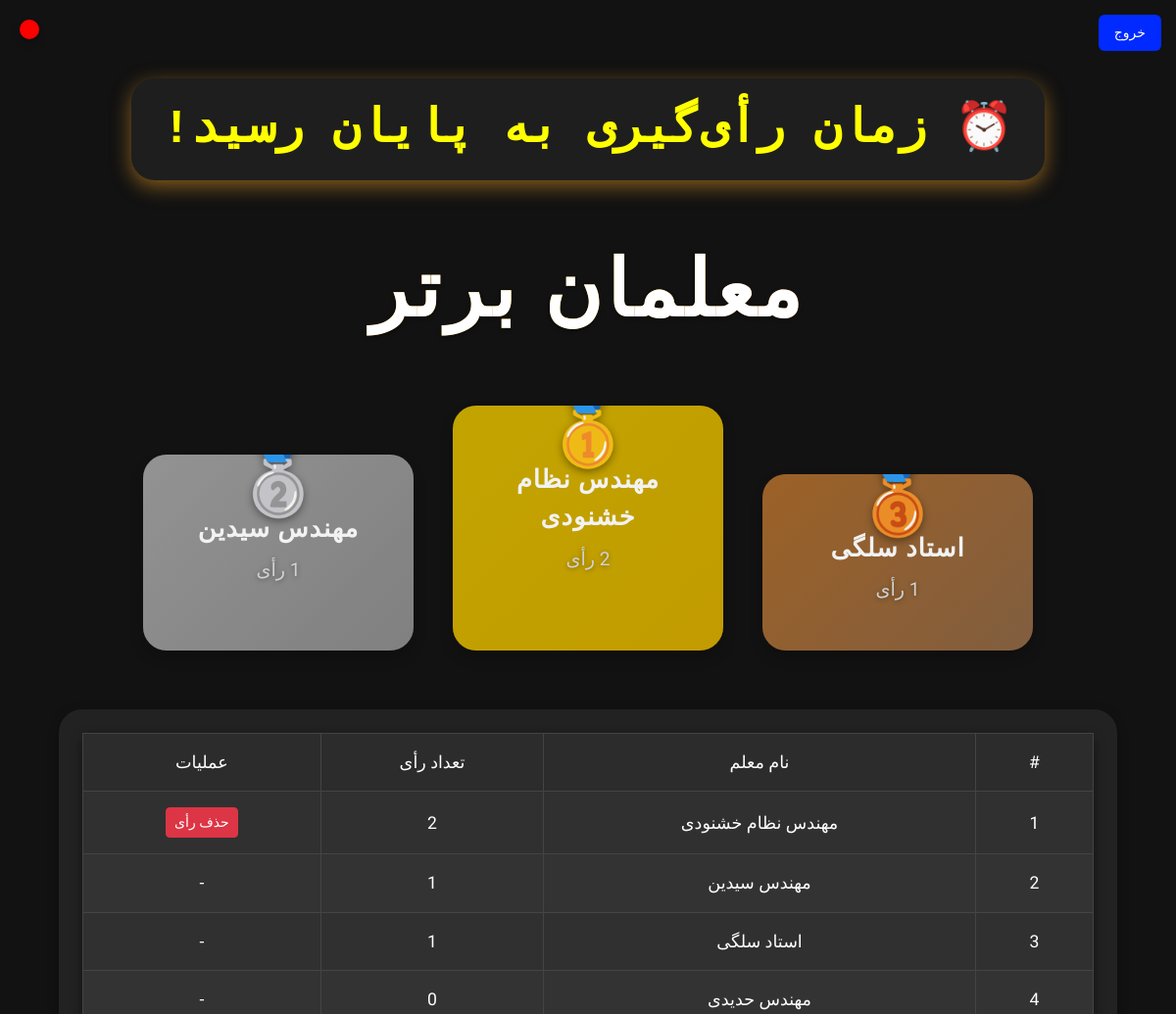
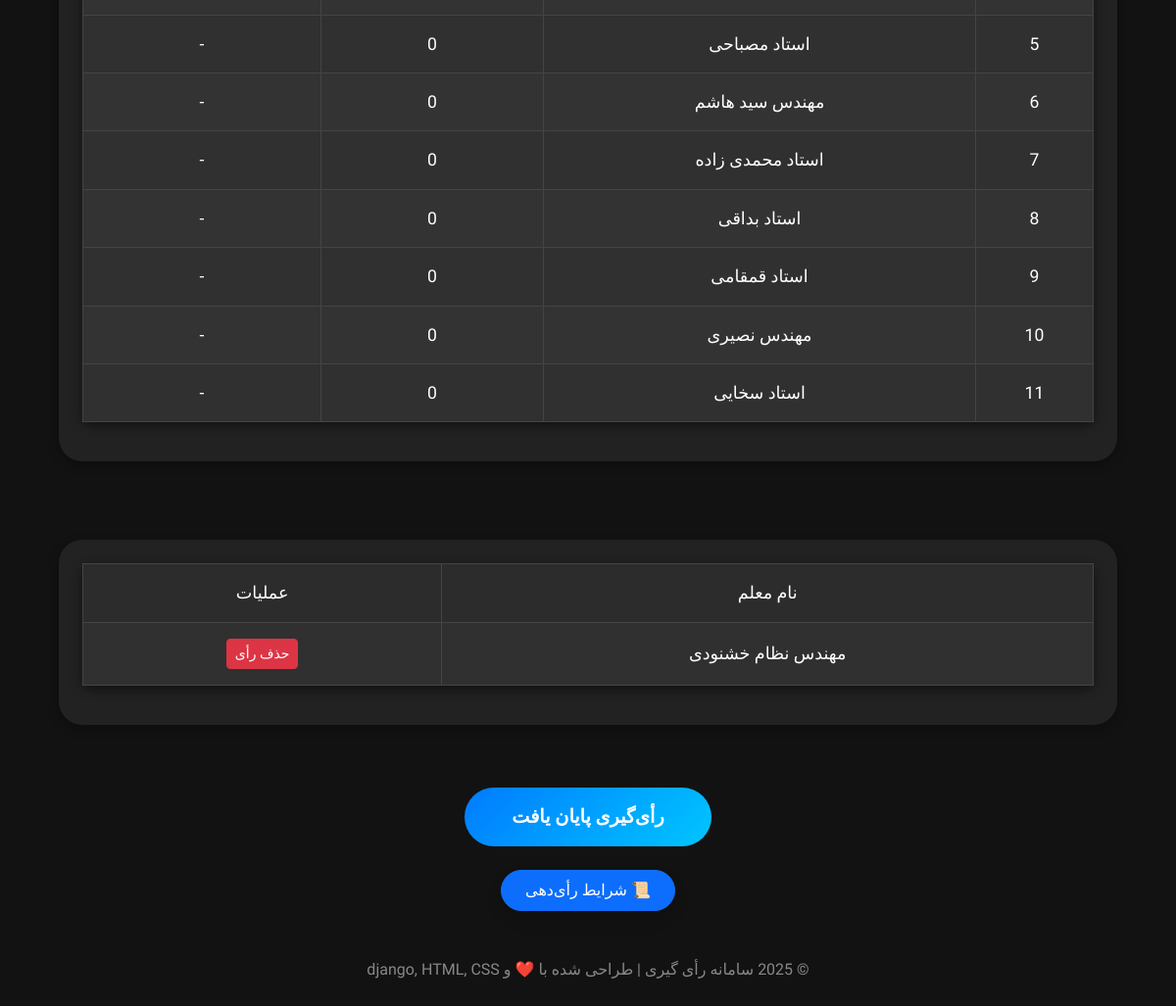
The app's page / (signed in), older data (2 pictures, top to bottom).
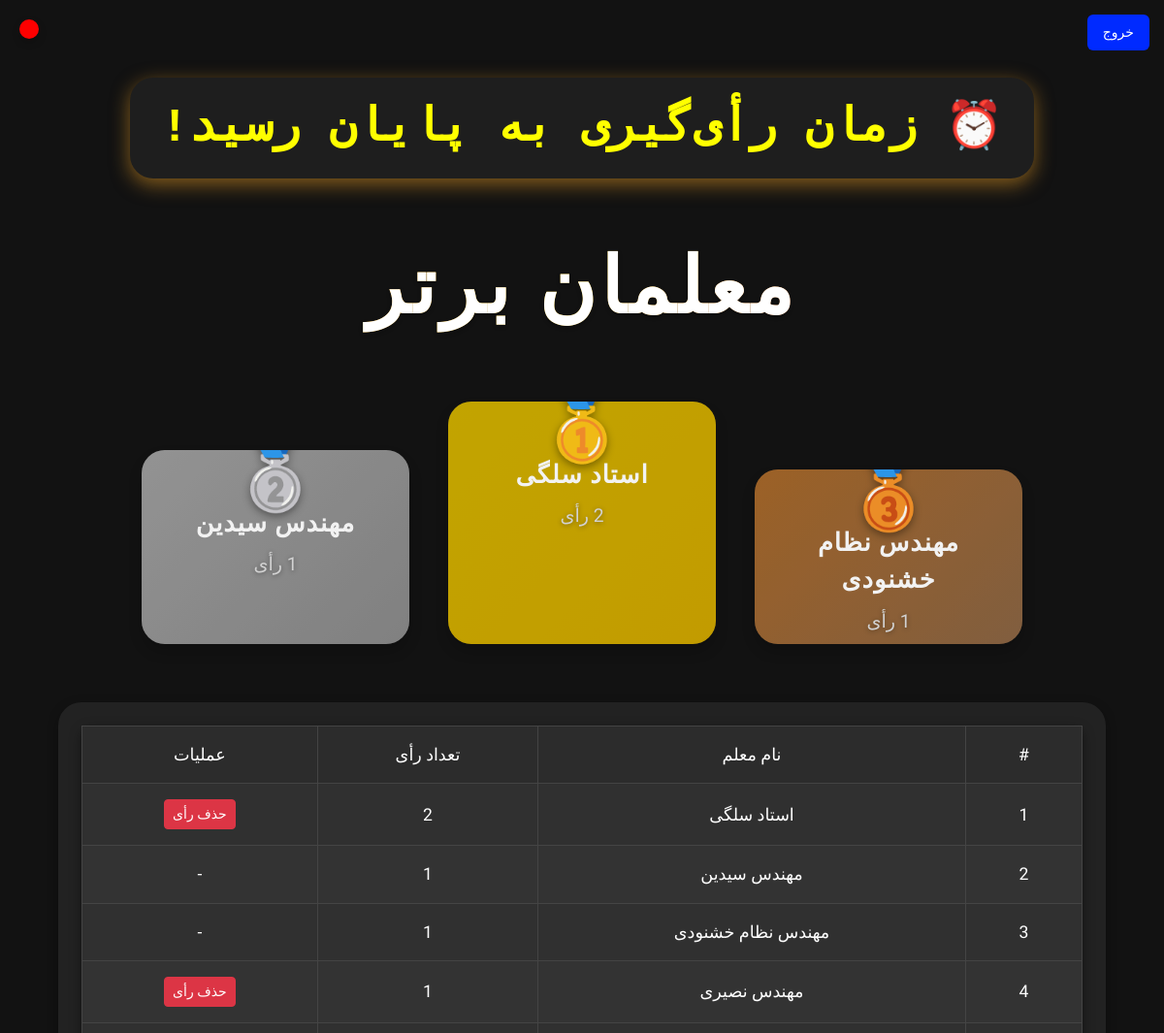
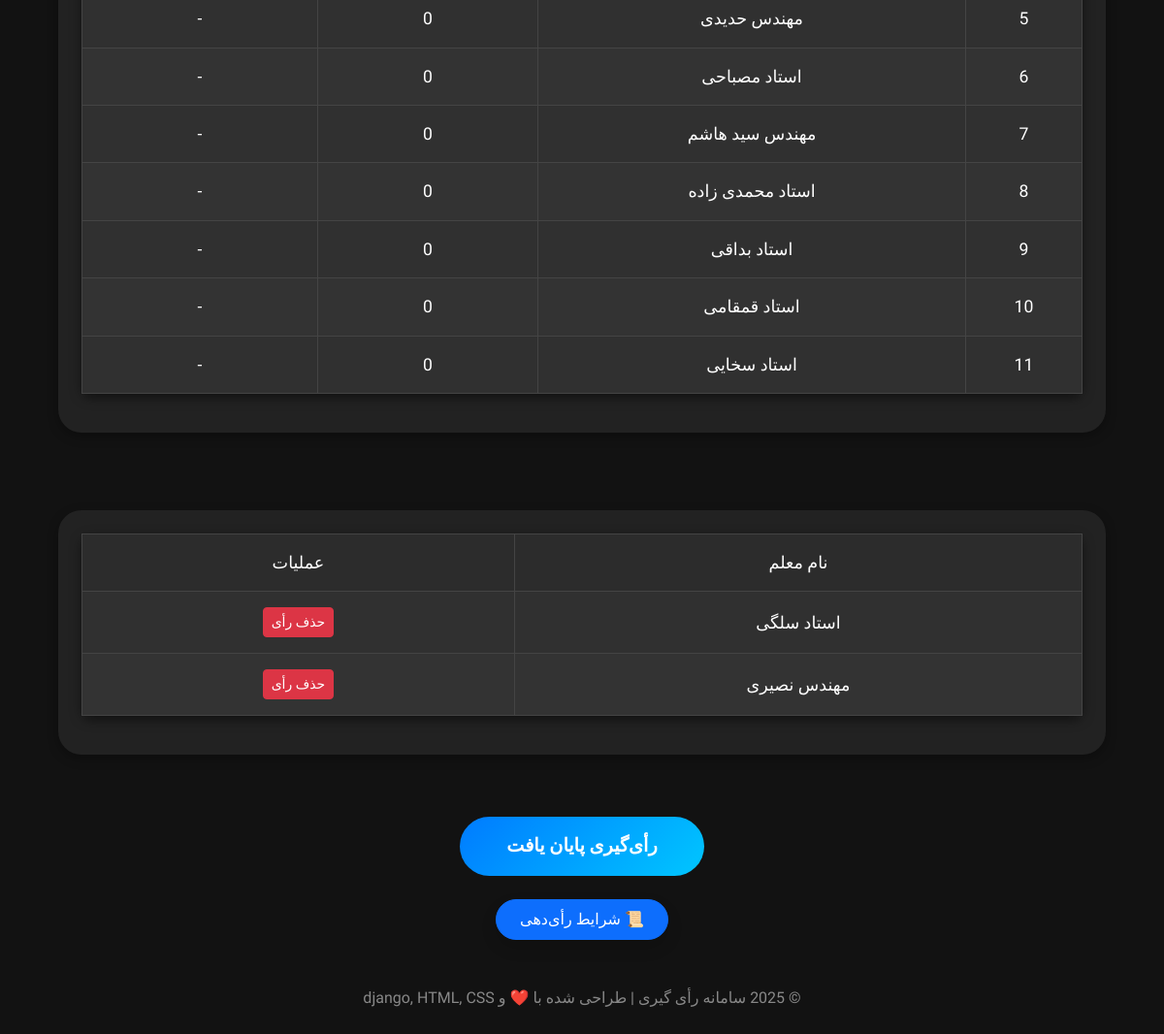
The same page, newer data (2 pictures, top to bottom).
### By_app/models.py (models this page shows, shortened)
class Teacher(models.Model):
    user = models.ForeignKey(CustomUser, on_delete=models.CASCADE, related_name='teachers')
    name = models.CharField(max_length=100)
    vote = models.IntegerField(default=0)
    created_at = models.DateTimeField(auto_now_add=True)

### By_app/views.py (the view)
# urls.py: path('', views.vote_teachers_view, name='home'),
@login_required
def vote_teachers_view(request):
    user = request.user
    timer_setting = TimerSetting.objects.first()
    end_time = timer_setting.end_time if timer_setting else None
    now = timezone.now()
    voting_active = end_time and now < end_time
    if request.method == 'POST':
        if 'logout' in request.POST:
            logout(request)
            messages.success(request, "شما با موفقیت خارج شدید.")
            return redirect('login')
        if not voting_active:
            messages.error(request, "زمان رأی‌گیری به پایان رسیده است.")
            return redirect('home')
        if 'delete_vote' in request.POST:
            teacher_id = request.POST.get('delete_vote')
            try:
                vote = TeacherVote.objects.get(voter=user, teacher_id=teacher_id)
                vote.teacher.vote = max(0, vote.teacher.vote - 1)
                vote.teacher.save()
                vote.delete()
                messages.success(request, f"رأی شما برای معلم {vote.teacher.name} حذف شد.")
            except TeacherVote.DoesNotExist:
                messages.error(request, "شما به این معلم رأی نداده‌اید.")
            return redirect('home')
        form = VoteForm(request.POST)
        if form.is_valid():
            selected_teachers = form.cleaned_data['teachers']
            previous_votes = TeacherVote.objects.filter(voter=user)
            previous_votes_count = previous_votes.count()
            if previous_votes_count + len(selected_teachers) > 3:
                messages.error(request, "شما نمی‌توانید بیش از ۳ رأی ثبت کنید.")
                return redirect('home')
            for teacher in selected_teachers:
                if TeacherVote.objects.filter(voter=user, teacher=teacher).exists():
                    messages.warning(request, f"شما قبلاً به معلم {teacher.name} رأی داده‌اید.")
                else:
                    TeacherVote.objects.create(voter=user, teacher=teacher)
                    teacher.vote += 1
                    teacher.save()
            messages.success(request, "رأی‌های شما با موفقیت ثبت شدند.")
            return redirect('home')
    else:
        form = VoteForm()
    user_votes = TeacherVote.objects.filter(voter=user).select_related('teacher')
    voted_teacher_ids = [vote.teacher.id for vote in user_votes]
    votes_count = user_votes.count()
    votes_left = max(3 - votes_count, 0)
    top_teachers = Teacher.objects.order_by('-vote')[:3]
    all_teachers = Teacher.objects.order_by('-vote')
    context = {
        'form': form,
        'user_votes': user_votes,
        'voted_teacher_ids': voted_teacher_ids,
        'votes_count': votes_count,
        'votes_left': votes_left,
        'teachers': Teacher.objects.all(),
        'top_teachers': top_teachers,
        'all_teachers': all_teachers,
        'end_time': end_time,
        'now': now,
        'voting_active': voting_active,
    }
    return render(request, 'home.html', context)

### templates/home.html (shortened to what the changed rows need)
{% load static %}
<!DOCTYPE html>
<html lang="fa" dir="rtl">
<head>
  <link href="https://cdn.jsdelivr.net/npm/bootstrap@5.3.3/dist/css/bootstrap.rtl.min.css" rel="stylesheet">
    <link href="https://cdn.jsdelivr.net/npm/bootstrap@5.3.2/dist/css/bootstrap.rtl.min.css" rel="stylesheet">
    <link href="https://cdn.jsdelivr.net/npm/bootstrap-icons@1.10.5/font/bootstrap-icons.css" rel="stylesheet">
  <link rel="stylesheet" type="text/css" href="https://cdn.jsdelivr.net/npm/toastify-js/src/toastify.min.css">
<head>
</head>
<body>
  <div class="container text-center">
    <br>
    <br>
    <h1 style="font-size: 5rem" class="mb-5 text-center text-white title">معلمان برتر</h1>
    <div class="podium row text-center">
      {% if top_teachers|length > 2 %}
        <div class="position third col-12 col-md-3 order-md-1 order-3">
          <div class="medal-icon">🥉</div>
          <div class="teacher-name">{{ top_teachers.2.name }}</div>
          <div class="vote-count hidden" id="vote3">{{ top_teachers.2.vote }} رأی</div>
        </div>
      {% endif %}
      {% if top_teachers|length > 0 %}
        <div class="position first col-12 col-md-3 order-md-2 order-1">
          <div class="medal-icon">🥇</div>
          <div class="teacher-name">{{ top_teachers.0.name }}</div>
          <div class="vote-count hidden" id="vote1">{{ top_teachers.0.vote }} رأی</div>
        </div>
      {% endif %}
      {% if top_teachers|length > 1 %}
        <div class="position second col-12 col-md-3 order-md-3 order-2">
          <div class="medal-icon">🥈</div>
          <div class="teacher-name">{{ top_teachers.1.name }}</div>
          <div class="vote-count hidden" id="vote2">{{ top_teachers.1.vote }} رأی</div>
        </div>
      {% endif %}
    </div>
    <div class="teacher-list table-responsive hidden" id="teacherTable" style="margin-top: 80px;">
      <table class="table table-hover table-striped table-bordered text-center align-middle">
        <thead class="table-dark">
          <tr>
            <th>#</th>
            <th>نام معلم</th>
            <th>تعداد رأی</th>
            <th>عملیات</th>
          </tr>
        </thead>
        <tbody>
          {% for teacher in all_teachers %}
          <tr>
            <td>{{ forloop.counter }}</td>
            <td>{{ teacher.name }}</td>
            <td>{{ teacher.vote }}</td>
            <td>
              {% if teacher.id in voted_teacher_ids %}
              <form method="post" style="display:inline;">
                <button type="submit" name="delete_vote" value="{{ teacher.id }}" class="btn btn-sm btn-danger">حذف رأی</button>
              </form>
              {% else %} - {% endif %}
            </td>
          </tr>
          {% empty %}
          <tr><td colspan="4">هیچ معلمی ثبت نشده است.</td></tr>
          {% endfor %}
        </tbody>
      </table>
    </div>
<div class="teacher-list table-responsive" id="userVotedTeachersTable" style="margin-top: 80px;">
  <table class="table table-hover table-striped table-bordered text-center align-middle">
    <thead class="table-dark">
      <tr>
        <th>نام معلم</th>
        <th>عملیات</th>
      </tr>
    </thead>
    <tbody>
      {% with 0 as count %}
      {% for teacher in all_teachers %}
        {% if teacher.id in voted_teacher_ids %}
          {% with count|add:"1" as count %}
          <tr>
            <td>{{ teacher.name }}</td>
            <td>
              <form method="post" style="display:inline;">
                <button type="submit" name="delete_vote" value="{{ teacher.id }}" class="btn btn-sm btn-danger">حذف رأی</button>
              </form>
            </td>
          </tr>
          {% endwith %}
        {% endif %}
      {% empty %}
        <tr><td colspan="4">شما هنوز به هیچ معلمی رأی نداده‌اید.</td></tr>
      {% endfor %}
      {% endwith %}
    </tbody>
  </table>
</div>
    <br><br>
  </div>
<head>
</head>
<body>
</body>
</html>

Row changes from the older to the newer data that the page shows:
no longer on one of the page's lists (row edited): Teacher: name "مهندس نظام خشنودی"
changed Teacher "مهندس نظام خشنودی": vote "2" → "1"; text "حذف رأی" → "-"
now on one of the page's lists (row edited): Teacher: name "استاد سلگی"
changed Teacher "استاد سلگی": vote "1" → "2"; text "-" → "حذف رأی"; moves up the list
shown differently, row unchanged: Teacher "مهندس سیدین": moves down the list
now on one of the page's lists (row edited): Teacher: name "مهندس نصیری"
changed Teacher "مهندس نصیری": vote "0" → "1"; text "-" → "حذف رأی"; moves up the list
Text that changed along with them:
{{ top_teachers.2.name }}: "استاد سلگی" → "مهندس نظام خشنودی"
{{ top_teachers.0.name }}: "مهندس نظام خشنودی" → "استاد سلگی"
